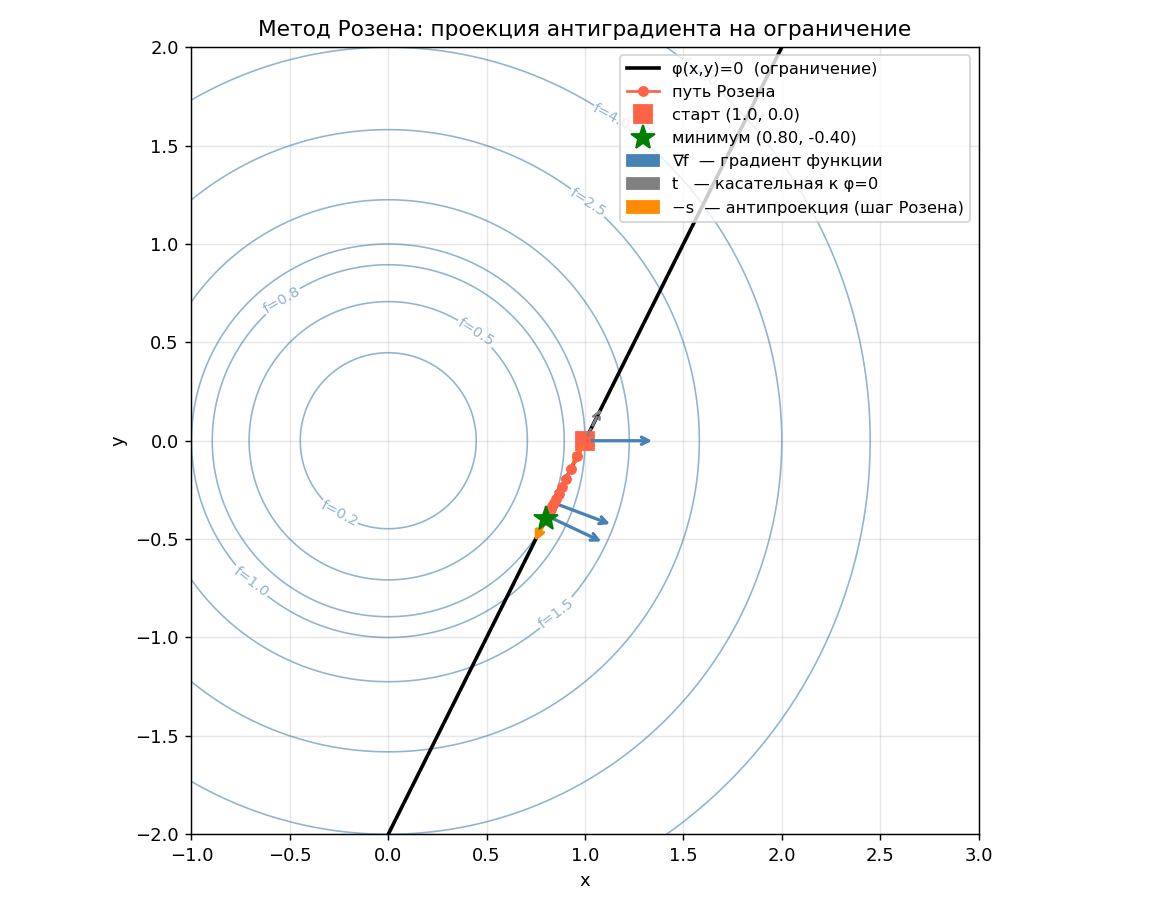

This figure's Python source:
import math
import numpy as np
import matplotlib.pyplot as plt
import matplotlib.patches as mpatches

# ── функции из варианта 1 ────────────────────────────────────────────────────
def func(x, y): return x**2 + y**2
def phi(x, y):  return 2*x - y - 2

delta = 1e-6

def grad_f(x, y):
    return ((func(x+delta,y)-func(x,y))/delta,
            (func(x,y+delta)-func(x,y))/delta)

def tangent(x, y):
    dpx = (phi(x+delta,y)-phi(x,y))/delta
    dpy = (phi(x,y+delta)-phi(x,y))/delta
    return -dpy, dpx   # касательная к phi=0

def proj(x, y):
    gx, gy = grad_f(x, y)
    tx, ty = tangent(x, y)
    norm_t = tx**2 + ty**2
    s = (gx*tx + gy*ty) / norm_t
    return s*tx, s*ty  # проекция градиента на касательную

# ── путь метода Розена ───────────────────────────────────────────────────────
def rozen_path(eps=0.01):
    x, y = 1.0, 0.0
    step = 0.1
    path = [(x, y)]
    for _ in range(200):
        sx, sy = proj(x, y)
        if math.sqrt(sx**2 + sy**2) < eps:
            break
        nx, ny = x - step*sx, y - step*sy
        if func(nx, ny) >= func(x, y):
            step /= 2
            if step < eps*0.01:
                break
            continue
        x, y = nx, ny
        path.append((x, y))
    return path

path = rozen_path()

# ── координатная сетка ───────────────────────────────────────────────────────
xs = np.linspace(-1, 3, 400)
ys = np.linspace(-2, 2, 400)
X, Y = np.meshgrid(xs, ys)
Z = X**2 + Y**2

fig, ax = plt.subplots(figsize=(9, 7))

# линии уровня f
levels = [0.2, 0.5, 0.8, 1.0, 1.5, 2.5, 4.0, 6.0]
cs = ax.contour(X, Y, Z, levels=levels, colors='steelblue', linewidths=0.9, alpha=0.6)
ax.clabel(cs, fmt='f=%.1f', fontsize=8, inline_spacing=4)

# кривая ограничения phi=0
x_line = np.linspace(-1, 3, 300)
y_line = 2*x_line - 2
ax.plot(x_line, y_line, 'k-', lw=2, label='φ(x,y)=0  (ограничение)')

# путь метода
px, py = zip(*path)
ax.plot(px, py, 'o-', color='tomato', lw=1.5, ms=5, label='путь Розена', zorder=5)
ax.plot(px[0], py[0], 's', color='tomato', ms=10, label=f'старт ({px[0]:.1f}, {py[0]:.1f})')
ax.plot(px[-1], py[-1], '*', color='green', ms=14, zorder=6,
        label=f'минимум ({px[-1]:.2f}, {py[-1]:.2f})')

# ── стрелки в нескольких точках на пути ─────────────────────────────────────
show_at = [0, len(path)//3, 2*len(path)//3]
sc = 0.18  # масштаб стрелок

for idx in show_at:
    x0, y0 = path[idx]
    gx, gy = grad_f(x0, y0)
    tx, ty = tangent(x0, y0)
    norm_t = math.sqrt(tx**2 + ty**2)
    tx_n, ty_n = tx/norm_t, ty/norm_t
    sx, sy = proj(x0, y0)
    norm_s = math.sqrt(sx**2 + sy**2)

    # градиент f (синий)
    ax.annotate('', xy=(x0+gx*sc, y0+gy*sc), xytext=(x0, y0),
                arrowprops=dict(arrowstyle='->', color='steelblue', lw=1.8))

    # касательная к phi=0 (серый, оба направления)
    ax.annotate('', xy=(x0+tx_n*sc*1.1, y0+ty_n*sc*1.1), xytext=(x0, y0),
                arrowprops=dict(arrowstyle='->', color='gray', lw=1.4, linestyle='dashed'))

    # проекция = то куда реально идём (оранжевый, антипроекция)
    if norm_s > 1e-6:
        sx_n, sy_n = sx/norm_s, sy/norm_s
        ax.annotate('', xy=(x0-sx_n*sc*0.9, y0-sy_n*sc*0.9), xytext=(x0, y0),
                    arrowprops=dict(arrowstyle='->', color='darkorange', lw=2.2))

# легенда стрелок
arrows = [
    mpatches.Patch(color='steelblue',   label='∇f  — градиент функции'),
    mpatches.Patch(color='gray',        label='t   — касательная к φ=0'),
    mpatches.Patch(color='darkorange',  label='−s  — антипроекция (шаг Розена)'),
]

handles, labels = ax.get_legend_handles_labels()
ax.legend(handles=handles+arrows, fontsize=9, loc='upper right')

ax.set_xlim(-1, 3)
ax.set_ylim(-2, 2)
ax.set_xlabel('x')
ax.set_ylabel('y')
ax.set_title('Метод Розена: проекция антиградиента на ограничение')
ax.set_aspect('equal')
ax.grid(True, alpha=0.3)

plt.tight_layout()
plt.savefig('rozen_viz.png', dpi=130)
plt.show()
print("Сохранено в rozen_viz.png")
